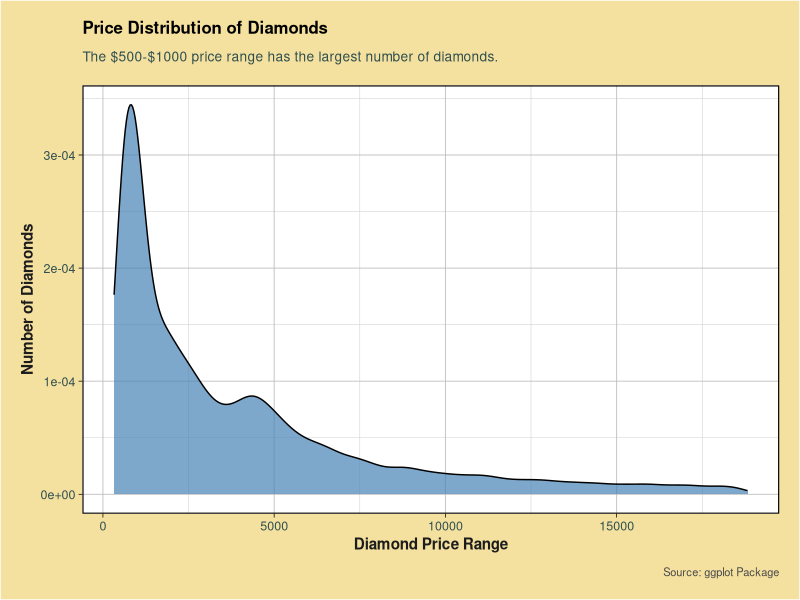
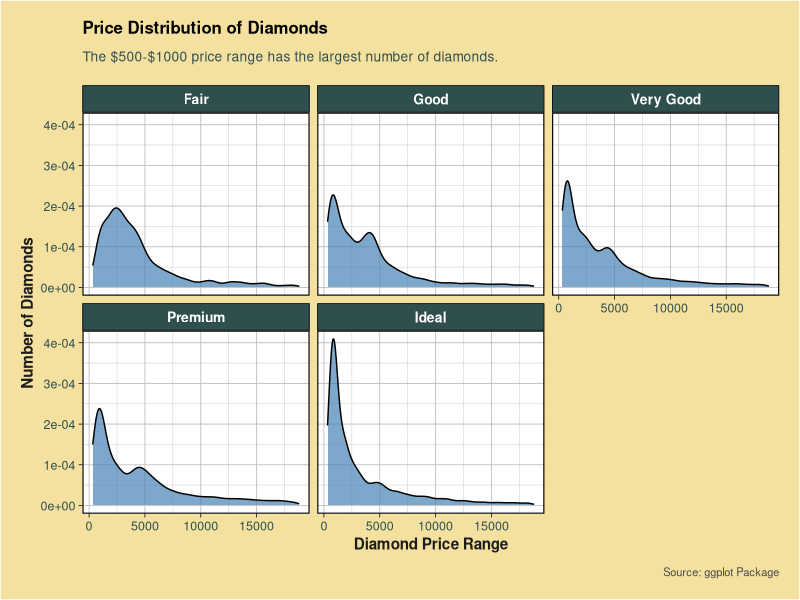
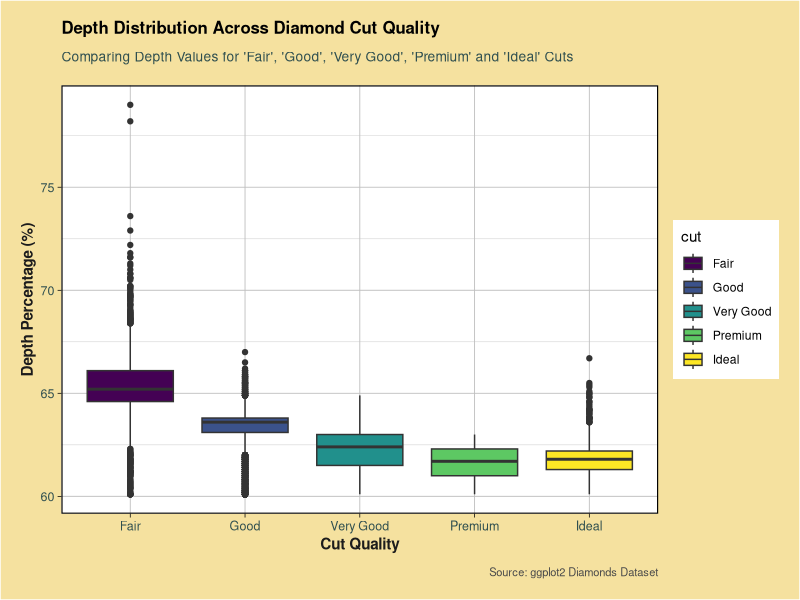
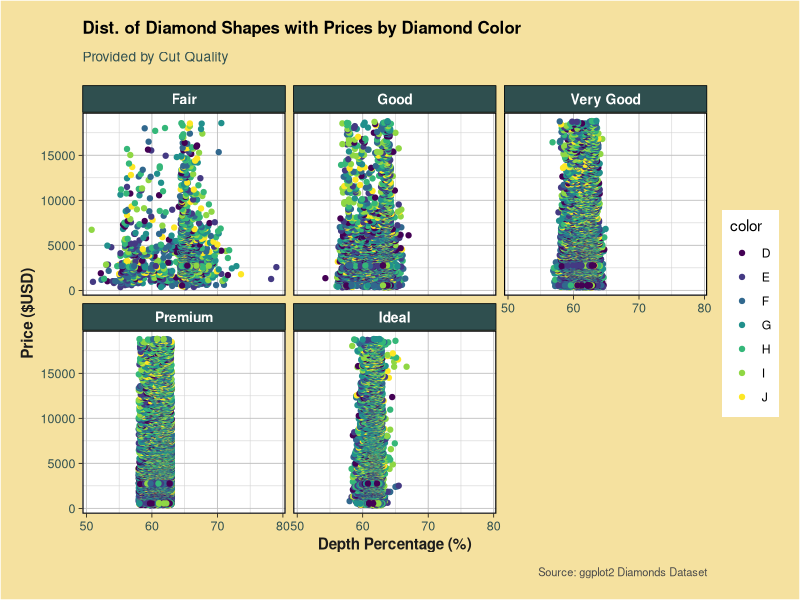
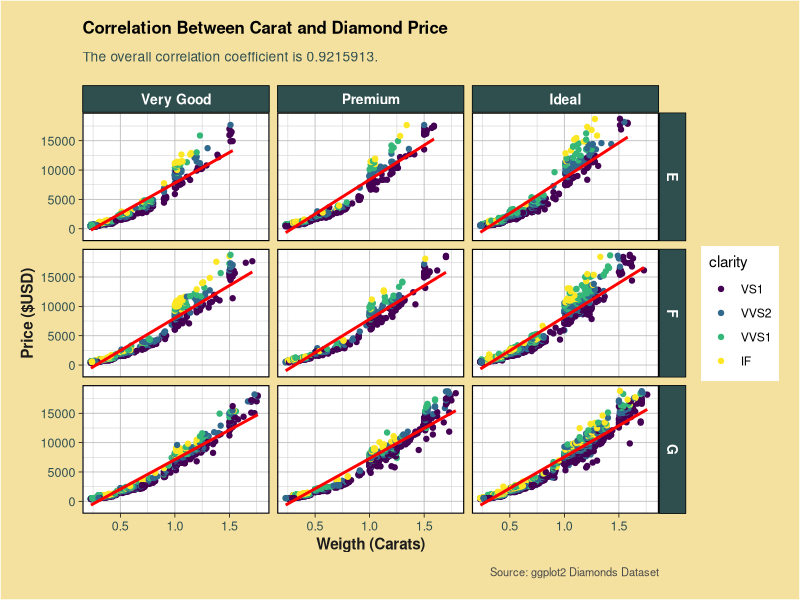

Generate these figures, in order, with R:
## ---- chunk 1
library(knitr) # ใช้สำหรับรันโค้ด R ที่ฝังในเอกสาร Markdown / LaTeX
library(tidyverse) # แพ็คเกจที่รวบรวมเครื่องใช้จัดการข้อมูล และนำเสนอข้อมูล

## ---- chunk 2
diamonds |> glimpse() # โครงสร้างตาราง diamonds กี่แถว กี่คอลัมน์ ประเภทคอลัมน์ แต่ละคอลัมน์หน้าตาเป็นยัง

## ---- chunk 3
diamonds |> head() # ดู 6 แถวแรก(ไม่รวมหัวตาราง)
diamonds |> tail() # ดู 6 แถวท้าย(ไม่รวมหัวตาราง)

## ---- chunk 4
diamonds |> distinct() |> count() !=  diamonds |> count() # ตรวจสอบว่ามีแถวซ้ำกันไหม TRUE มี, False ไม่มี

## ---- chunk 5
diamonds |> 
  group_by(across(everything())) |> # group_by(across(everything())) คือการ group โดยใช้ทุกคอลัมน์
  filter(n() > 1) # เลือกเฉพาะกลุ่มที่มีแถวมากกว่า 1 ⇒ นั่นคือแถวที่ซ้ำกัน

## ---- chunk 6
# ดูเฉพาะแถวที่ไม่ซำ (ไม่รวมแถวซ้ำ)
diamonds |> 
  group_by(across(everything())) |> # group_by(across(everything())) คือการ group โดยใช้ทุกคอลัมน์
  filter(n() == 1) # เลือกเฉพาะแถวที่ไม่ซ้ำกันเท่านั้น

## ---- chunk 7
# ดูเฉพาะแถวที่ซ้ำว่ามีกี่แถว แต่ละแถวซ้ำกันกี่ครั้ง
diamonds |> 
  group_by(across(everything())) |> 
  tally() |> 
  filter(n > 1)  # แสดงเฉพาะแถวที่ซ้ำ

## ---- chunk 8
diamonds |> distinct() # ลบเฉพาะแถวซ้ำ แต่ยังคงไว้แค่แถวแรกไว้

## ---- chunk 9
diamonds |> filter(if_any(everything(), is.na)) # เลือกแถวที่มีค่า NA อย่างน้อย 1 คอลัมน์

## ---- chunk 10
diamonds |> select(where(~ any(is.na(.)))) # เลือกคอลัมน์ที่มี NA อย่างน้อย 1 แถว

## ---- chunk 11
prep_diamonds <- diamonds |> distinct()
prep_diamonds

## ---- chunk 12
# ตรวจสอบว่ามีแถวซ้ำกันไหม TRUE มี, False ไม่มี
prep_diamonds |> distinct() |> count() !=  prep_diamonds |> count()

## ---- chunk 13
# สร้างธีมที่เราต้องการเป็นมาตรฐานในการแสดงผล
custom_theme <- theme_linedraw() +
  theme(
    # Darker plot title
    plot.title = element_text( # ชื่อหัวข้อของกราฟ
      face = "bold",          # เป็นตัวหนา
      size = rel(1.1),        # 110% ของขนาดฟอนต์ปกติ เทียบกับค่า default ของธีม
      color = "black",        # ฟอนด์สีดำ
      margin = margin(b = 10) # ระยะห่างจากด้านล่าง title กับ subtitle หรือกราฟ 10 pt
    ),
    # Darker subtitle
    plot.subtitle = element_text( # ชื่อหัวข้อย่อยลงมา
      size = rel(0.9),        # 90% ของขนาดฟอนต์ปกติ เทียบกับค่า default ของธีม
      color = "#2F4F4F",      # Dark slate gray
      margin = margin(b = 15) # ระยะห่างจากด้านล่าง title กับ subtitle หรือกราฟ 15 pt
    ),
    # Darker caption
    plot.caption = element_text( # ชื่อแหล่งที่มามุมล่างขวา
      size = 8,               # ขนาด 8 pt
      color = "#4A4A4A",      # Darker gray
      margin = margin(t = 10) # ระยะห่างจากด้านบน title กับ subtitle หรือกราฟ 15 pt
    ),
    # Darker axis titles
    axis.title = element_text( # ชื่อแกน
      size = 11,          # ขนาด 11 pt
      color = "#1C1C1C",  # Very dark gray
      face = "bold"       # ตัวหนา
    ),
    # Darker axis text
    axis.text = element_text( # เลขบนแกน
      size = 9,          # ขนาด 9 pt
      color = "#2F4F4F"  # Dark slate gray
    ),
    # Customize facet labels
    strip.text = element_text( # ชื่อแกน x, y บน facet
      size = 10,          # ขนาด 10 pt
      color = "white",    # สีขาว
      face = "bold"       # ตัวหนา
    ),
    strip.background = element_rect( # กำหนดพื้นหลังชื่อแกน facet
      fill = "#2F4F4F",  # กำหนดสีพื้นหลังของชื่อแกน facet
      color = "black"    # สีขอบพื้นหลังของชื่อแกน facet
    ),
    # Darker panel elements
    panel.grid.major = element_line( # เส้นกริดหลัก (เส้นใหญ่) บนพื้นหลังกราฟ (แนวนอน-แนวตั้ง)
      color = "#BEBEBE",  # Medium gray
      size = 0.3          # ความบาง-หนา ยิ่งเข้าใกล้ 1 ยิ่งหนามาก
    ),
    panel.grid.minor = element_line( # เส้นกริดรอง (เส้นเล็ก) บนพื้นหลังกราฟ (แนวนอน-แนวตั้ง)
      color = "#D3D3D3",  # Light gray
      size = 0.2          # ความบาง-หนา ยิ่งเข้าใกล้ 1 ยิ่งหนามาก
    ),
    panel.border = element_rect( # เส้นขอบภายในแกนวาดกราฟเท่านั้น
      color = "black",    # สีดำ
      size = 0.8          # ความบาง-หนา ยิ่งเข้าใกล้ 1 ยิ่งหนามาก
    ),
    # Add margin around the plot
    # กำหนดให้ element ทั้งหมดภายใน canvas top, right, bottom, left ห่าง 15 pt
    plot.margin = margin(15, 15, 15, 15), 
    panel.background = element_rect( # พื้นหลังภายในแกนเท่านั้น
      fill = "white"  # เป็นสีขาว
    )
  )

## ---- chunk 14
# สร้างตารางความถี่ของราคาเพขร
prep_diamonds %>%
  mutate( # สร้างคอลัมน์ใหม่
    price_range = cut( # ชื่อคอลัมน์ใหม่ price_range โดยการแบ่งช่วงราคา
      # นำ price มาสร้างจุดแบ่ง(break) ทีละ 500 เช่น 0, 500, 1000, ..,  18000 18500(max)
      price, breaks = seq(0, max(price), by = 500),
      labels = paste(
        seq(0, max(price) - 500, by = 500), 
        seq(500, max(price), by = 500), sep = "-" 
      ) # สร้าง labels เพื่อบอกว่าคอลัมน์ price อยู่ช่วงราคาเพชรไหนด้วย ขอบบน-ขอบล่าง
    )
  ) %>%
  count(price_range) %>% # นับเพชรในแต่ละช่วงราคา
  head(10) %>% # เลือก 10 แถวบนสุด
  # ทำเป็นตารางที่ดูเหมาะสมขึ้น พร้อมเปลี่ยนชื่อคอลัมน์ใหม่
  kable(col.names = c("Price Range ($)", "Number of Diamonds"))  

## ---- chunk 15
# Density Chart ดูการกระจายตัวของช่วงราคาเพชร
prep_diamonds %>%
  ggplot(aes(price)) + # กำหนดแกน x เป็น price
  geom_density(fill = "#4682B4", alpha = 0.7) + # ลงสีพื้นที่ใต้ดราฟเป็นสีออกนำ้เงิน ค่อนไปทางเข้มๆ
  custom_theme + # ปรับแต่งธีมของ Chart ตามตัวอย่างแรก
  theme(plot.background = element_rect(fill = "#f5e19f")) + # เพิ่มสีของ canvas เป็นสีครีม
  labs(title = "Price Distribution of Diamonds",# ชื่อของ Chart การกระจายตัวราคาเพชร
       # กำหนดหัวข้อรองลงมาว่าจำนวนเพชรมากสุดอยู่ที่ช่วงไหน
       subtitle = "The $500-$1000 price range has the largest number of diamonds.",
       caption = "Source: ggplot Package", # เพิ่ม caption มุมล่างขวาของ canvas
       x = "Diamond Price Range",  # ชื่อแกน x
       y = "Number of Diamonds")  # ชื่อแกน y

## ---- chunk 16
# Density Chart ดูการกระจายตัวของช่วงราคาเพชร แบ่งตามเกรด fair, good, very good, premium, Ideal
prep_diamonds %>%
  ggplot(aes(price)) + # กำหนดแกน x เป็น price
  geom_density(fill = "#4682B4", alpha = 0.7) + # ลงสีพื้นที่ใต้ดราฟเป็นสีออกนำ้เงิน ค่อนไปทางเข้มๆ
  custom_theme + # ปรับแต่งธีมของ Chart ตามตัวอย่างอรก 
  theme(plot.background = element_rect(fill = "#f5e19f")) + # เพิ่มสีของ canvas เป็นสีครีม
  labs(title = "Price Distribution of Diamonds",# ชื่อของ Chart การกระจายตัวราคาเพชร
       # กำหนดหัวข้อรองลงมาว่าจำนวนเพชรมากสุดอยู่ที่ช่วงไหน
       subtitle = "The $500-$1000 price range has the largest number of diamonds.",
       caption = "Source: ggplot Package", # เพิ่ม caption มุมล่างขวาของ canvas
       x = "Diamond Price Range",  # ชื่อแกน x
       y = "Number of Diamonds") +  # ชื่อแกน y
  facet_wrap(~ cut)  # แบ่งตามเกรด

## ---- chunk 17
# Box plot ดูการกระจายตัวของ รูปร่างของเพชรที่มีค่ามากกว่า 60 %
prep_diamonds %>%
  # กรอง สัดส่วนของความลึก เทียบกับเส้นผ่านศูนย์กลางของเพชรมากกว่า 60% ขึ้นไป
  filter(depth > 60) %>%
  # กำหนดแกน x, y เป็น cut, depth ตามลำดับ เติมสีแยกกันตาม cut
  ggplot(aes(cut, depth, fill = cut)) +
  geom_boxplot() + # กำหนด Box Plot
  custom_theme +  # ปรับแต่งธีมของ Chart ตามตัวอย่างแรก
  theme(plot.background = element_rect(fill = "#f5e19f")) + # เพิ่มสีของ canvas เป็นสีครีม
  labs(  # ชื่อของ Chart การกระจายตัวราคาเพชร
    # กำหนดชื่อหัวข้อใหญ่
    title = "Depth Distribution Across Diamond Cut Quality",
    # กำหนดหัวข้อรองลงมา
    subtitle = "Comparing Depth Values for 'Fair', 'Good', 'Very Good', 'Premium' and 'Ideal' Cuts",
    caption = "Source: ggplot2 Diamonds Dataset",  # เพิ่ม caption มุมล่างขวาของ canvas
    x = "Cut Quality",  # ชื่อแกน x
    y = "Depth Percentage (%)"  # ชื่อแกน y
  )

## ---- chunk 18
# Scatter plot ดูการกระจายตัวของ รูปร่างของเพชรที่มีค่ามากกว่า 50%
prep_diamonds %>%
  # กรอง สัดส่วนของความลึก เทียบกับเส้นผ่านศูนย์กลางของเพชรมากกว่า 50% ขึ้นไป
  filter(depth > 50) %>%
  # กำหนดแกน x, y เป็น depth, price ตามลำดับ เติมสีแยกกันตาม color
  ggplot(aes(depth, price, color = color)) +
  geom_point() +  # กำหนด Scatter Plot
  facet_wrap(~ cut) +  # แบ่งตามเกรด
  custom_theme +  # ปรับแต่งธีมของ Chart ตามตัวอย่างแรก
  theme(plot.background = element_rect(fill = "#f5e19f")) + # เพิ่มสีของ canvas เป็นสีครีม
  labs(
    # กำหนดชื่อหัวข้อใหญ่
    title = "Dist. of Diamond Shapes with Prices by Diamond Color",
    # กำหนดหัวข้อรองลงมา
    subtitle = "Provided by Cut Quality",
    caption = "Source: ggplot2 Diamonds Dataset",  # เพิ่ม caption มุมล่างขวาของ canvas
    x = "Depth Percentage (%)",  # ชื่อแกน x
    y = "Price ($USD)"  # ชื่อแกน y
  )

## ---- chunk 19
# Scatter Plot vs. Line Chart ดูความสัมพันธ์น้ำหนักเพชรกับราคาเพชร แบ่งตาม clarity, cut
prep_diamonds %>%
  filter(
    clarity %in% c("VS1", "VVS2", "VVS1", "IF"), # clarity ที่มี VS1, VVS2, VVS1, IF
    color %in% c("G", "E", "F"), # color มี G, E, F
    cut %in% c("Ideal", "Premium", "Very Good") #  cut Ideal, Premium, Very Good
  ) %>%
  # กำหนดแกน x, y เป็น carat, price ตามลำดับ เติมสีแยกกันตาม clarity
  ggplot(aes(carat, price, col = clarity)) +
  geom_point() +  # กำหนด Scatter Plot
  geom_smooth(method = "lm", col = "red") + # สร้าง LR สีแดง carat vs. price
  # แยก cut ตามแนวแกน x และแยก color ตามแนวแกน y
  facet_grid(color ~ cut) + 
  custom_theme +  # ปรับแต่งธีมของ Chart ตามตัวอย่างแรก
  theme(plot.background = element_rect(fill = "#f5e19f")) + # เพิ่มสีของ canvas เป็นสีครีม
  labs(
    title = "Correlation Between Carat and Diamond Price", # กำหนดชื่อหัวข้อใหญ่
    subtitle = "The overall correlation coefficient is 0.9215913.",# กำหนดหัวข้อรองลงมา
    caption = "Source: ggplot2 Diamonds Dataset",  # เพิ่ม caption มุมล่างขวาของ canvas
    x = "Weigth (Carats)",  # ชื่อแกน x
    y = "Price ($USD)"  # ชื่อแกน y
  )

